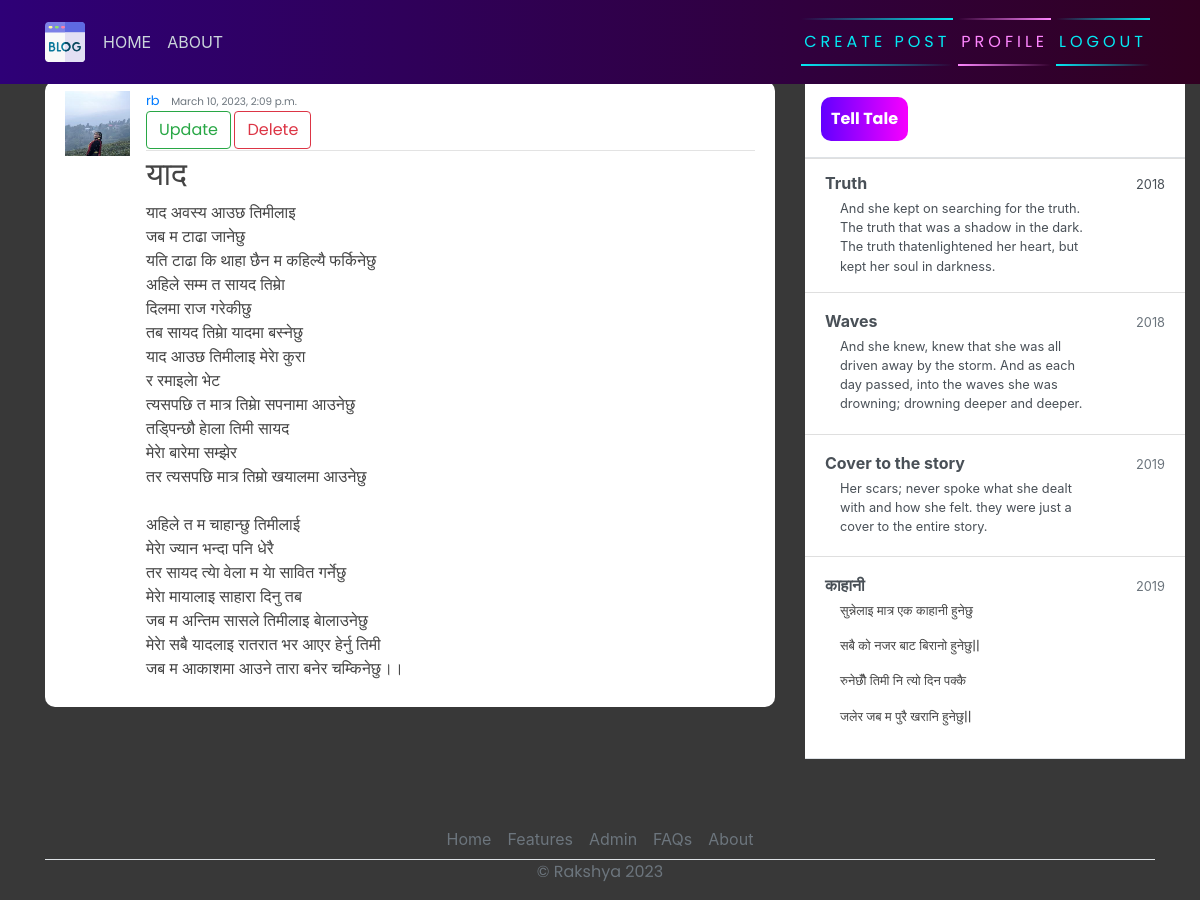
The app's page /post/32/ (signed in) with its own data.
### blog/models.py (models this page shows, shortened)
class Post(models.Model):
    title = models.CharField(max_length=200)
    content = models.TextField()
    date_posted = models.DateTimeField(default=timezone.now)
    author = models.ForeignKey(User, on_delete=models.CASCADE)

### users/models.py (models this page shows, shortened)
class Profile(models.Model):
    user = models.OneToOneField(User, on_delete=models.CASCADE)
    image = models.ImageField(default='default.jpg', upload_to='profile_pics')

### blog/views.py (the view)
# urls.py: path('post/<int:pk>/', PostDetailView.as_view(), name="blog-detail"),
class PostDetailView(LoginRequiredMixin, DetailView):
    model = Post

### blog/templates/blog/post_detail.html
{% extends 'blog/base.html' %}
{% block content %}
        <article class="media content-section">
            <img class="rounded-cirlce article-img" src="{{ object.author.profile.image.url }}" alt="">
            <div class="media-body">
              <div class="article-metadata">
                <a class="mr-2" href="#">{{ object.author }}</a>
                <small class="text-muted">{{ object.date_posted }}</small> <br>
                  {% if object.author == user %}
                    <div>
                        <a class="btn btn-outline-success" href="{% url 'blog-update' object.id %}">Update</a>
                        <a class="btn btn-outline-danger" href="{% url 'blog-delete' object.id %}">Delete</a>
                    </div>
                  {% endif %}
              </div>
              <h2><a class="article-title" href="#">{{ object.title }}</a></h2>
              <p class="article-content">{{ object.content }}</p>
            </div>
            <br>
          </article>
{% endblock content %}

### blog/static/blog/main.css (style rules this page uses)
body { background-color: rgb(56, 56, 56); margin-top: 5rem; background-size: contain; background-repeat: no-repeat; }
h1, h2, h3, h4, h5, h6, p { color: #444444; font-family: 'Poppins', sans-serif; }
.content-section { background: #ffffff; padding: 10px 20px; border-radius: 10px; margin-bottom: 20px; }
.article-title { color: #444444; }
.article-content { white-space: pre-line; }
.article-img { height: 65px; width: 65px; margin-right: 16px; }
.article-metadata { font-family: 'Poppins', sans-serif; padding-bottom: 1px; margin-bottom: 4px; font-size: 13px; border-bottom: 1px solid #e3e3e3 }

### records on screen
Post: author.profile.image (picture), author "rb", date_posted "March 10, 2023, 2:09 p.m.", title "याद", content "याद अवस्य आउछ तिमीलाइ जब म टाढा जानेछु यति टाढा कि थाहा छैन म कहिल्यै फर्किनेछु अहिले सम्म त सायद तिम्राे दिलमा राज गरेकीछु तब सायद तिम्राे यादमा बस्नेछु याद आउछ तिमीलाइ मेराे कुरा र रमाइलाे भेट त्यसपछि त मात्र तिम्राे सपनामा आउनेछु तड्पिन्छौ हाेला तिमी सायद मेराे बारेमा सम्झेर तर त्यसपछि मात्र तिम्रो खयालमा आउनेछु अहिले त म चाहान्छु तिमीलाई मेराे ज्यान भन्दा पनि धेरै तर सायद त्याे वेला म याे सावित गर्नेछु मेराे मायालाइ साहारा दिनु तब जब म अन्तिम सासले तिमीलाइ बाेलाउनेछु मेराे सबै यादलाइ रातरात भर आएर हेर्नु तिमी जब म आकाशमा आउने तारा बनेर चम्किनेछु।।"
